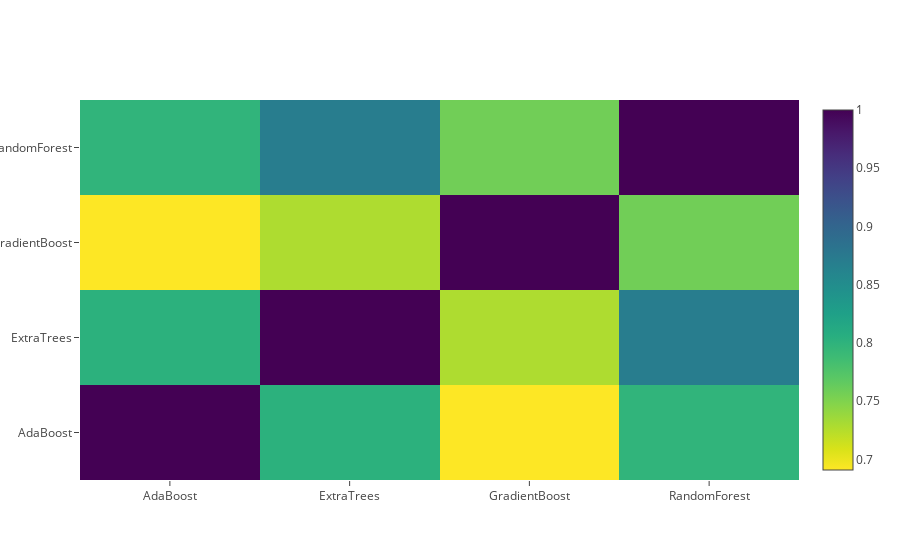

The code cell stored with this chart in its notebook:
### Markdown cell above
Correlation Heatmap of the Second Level Training set

### Code cell
data = [
    go.Heatmap(
        z= base_predictions_train.astype(float).corr().values ,
        x=base_predictions_train.columns.values,
        y= base_predictions_train.columns.values,
          colorscale='Viridis',
            showscale=True,
            reversescale = True
    )
]
py.iplot(data, filename='labelled-heatmap')

### Figure 1 — Plotly figure (JSON) as saved in the notebook; plotly's stock layout.template omitted (floating-point values rounded to 4 significant figures)
{"data": [{"colorscale": "Viridis", "reversescale": true, "showscale": true, "type": "heatmap", "uid": "ec0312c0-b4c7-11e8-8b9a-d8cb8a735b05", "x": ["AdaBoost", "ExtraTrees", "GradientBoost", "RandomForest"], "y": ["AdaBoost", "ExtraTrees", "GradientBoost", "RandomForest"], "z": [[1, 0.8023, 0.6909, 0.7982], [0.8023, 1, 0.7282, 0.8701], [0.6909, 0.7282, 1, 0.7578], [0.7982, 0.8701, 0.7578, 1]]}], "layout": {}}
